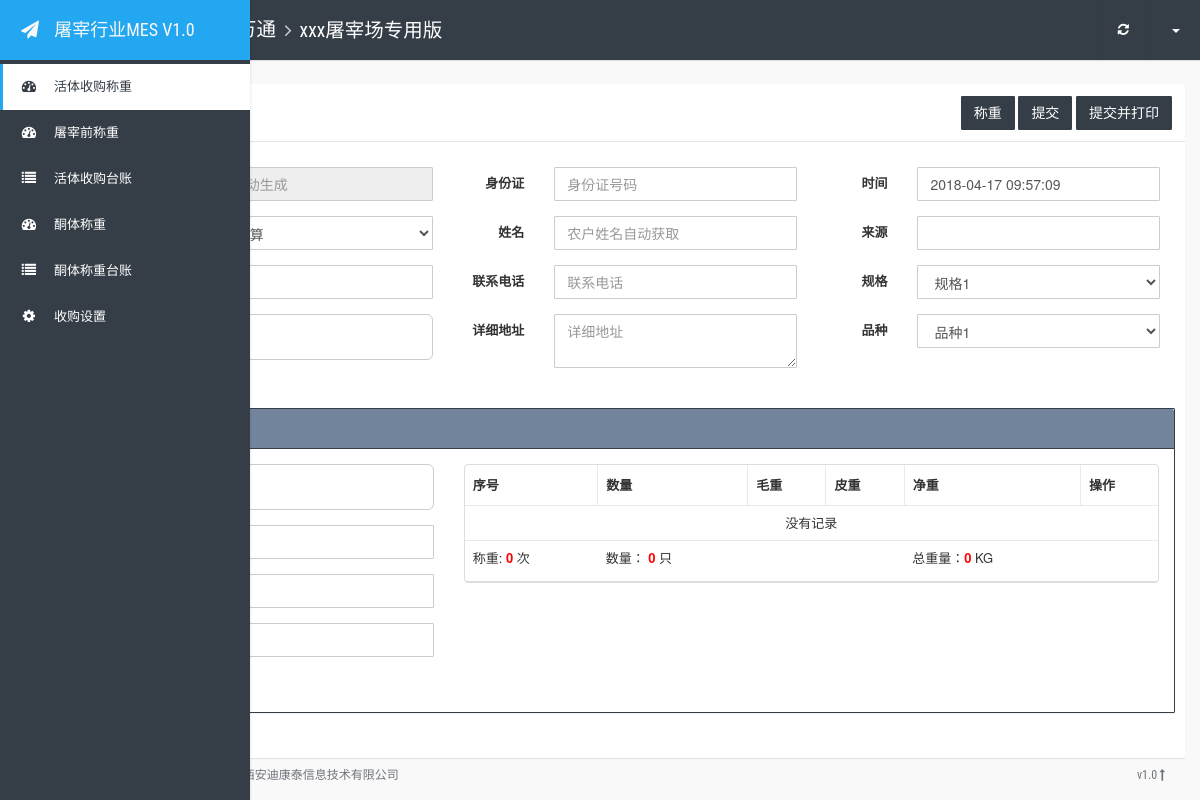
Before: /sg_edit/ with the older database file.
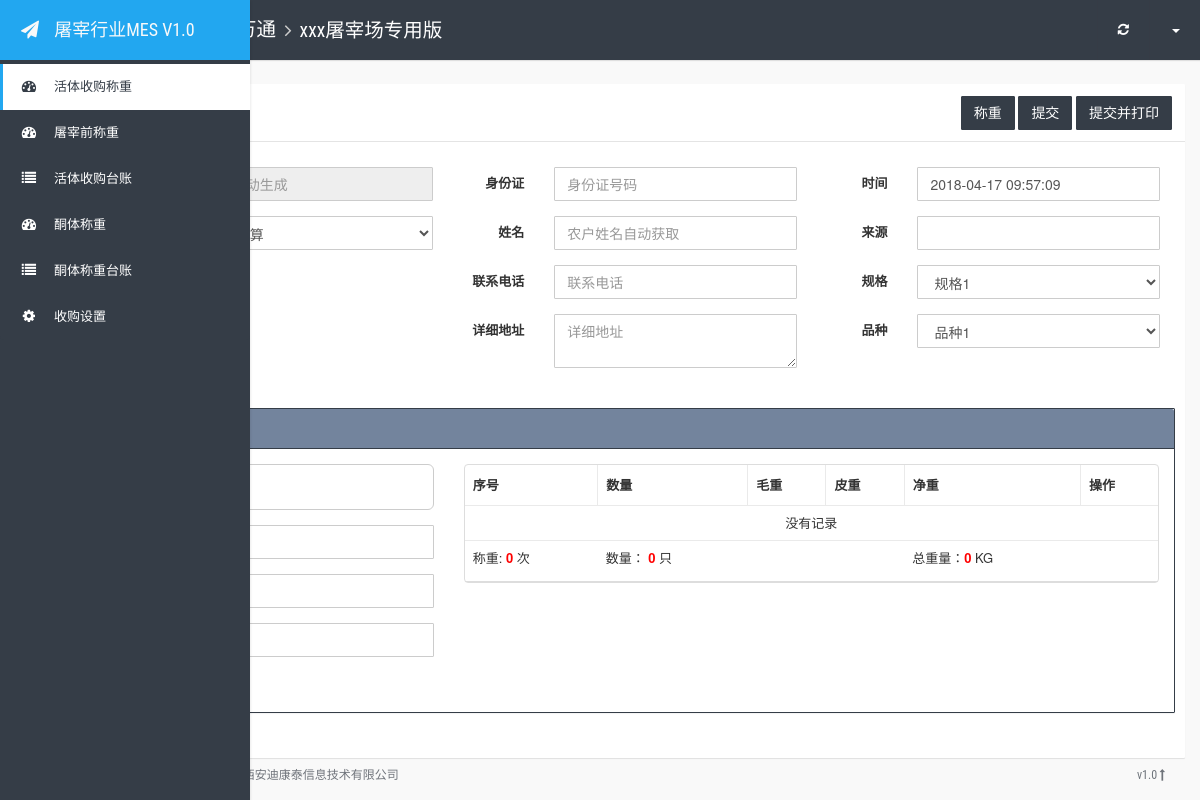
After: the same page with the newer database file.
### meat/models.py (models this page shows)
class SystemConfig(models.Model):
    pay_type = models.IntegerField(default=1) # 结算方式 0 活体结算； 1 酮体结算； 2 两者都可以
    live_buy_price = models.FloatField(default=0)  # 活体默认收购价格
    live_tare = models.FloatField(default=0)  # 活体默认皮重
    live_weigh_number = models.IntegerField(default=5)  # 活体默认每次可称重数量
    ketobody_weigh_number = models.IntegerField(default=5)  # 酮体默认每次可称重数量
    ketobody_buy_price = models.FloatField(default=0)  # 酮体默认收购价格
    ketobody_tare = models.FloatField(default=0)  # 酮体默认皮重
    unit_of_weight = models.CharField(max_length=10, default="KG")  # 重量计量单位
    unit_of_number = models.CharField(max_length=10, default="只(头)")  # 数量计量单位

### meat/views.py (the view)
# urls.py: path('sg_edit/', sg_edit, name="sg_edit"),
def sg_edit(request):
    config = SystemConfig.objects.first()
    return render(request, 'meat/sg_partial.html',
                  {"config": config})

### meat/templates/meat/sg_partial.html (shortened to what this page needs)
{% extends 'layout.html' %}
{% load staticfiles %}
{% block content %}
<div class="row">
    <div class="card">
        <div class="card-header">
            <div class="card-title">活体收购称重</div>
            <div class="pull-right card-action">
                <div role="group">
                    <button id="btnSave" type="button" class="btn btn-primary"> 称重 </button>
                    <button id="btnSubmit" type="button" class="btn btn-primary"> 提交 </button>
                    <button type="button" class="btn btn-primary"> 提交并打印 </button>
                </div>
            </div>
        </div>
        <div class="card-body">
            <form id="formSG" method="post" class="form-horizontal">
                <div class="row">
                    <div class="col-sm-4">
                        <div class="form-group">
                            <label for="sg_no" class="col-sm-3 control-label"> 收购批次 </label>
                            <div class="col-sm-9">
                                <input class="form-control" id="sg_no" name="sg_no" readonly placeholder="系统自动生成">
                            </div>
                        </div>
                        <div class="form-group">
                            <label for="pay_type" class="col-sm-3 control-label"> 结算方式 </label>
                            <div class="col-sm-9">
                               <select id="pay_type" name="pay_type" class="form-control">
                                   <option value="0" {% if config.pay_type == 0 %} selected {% endif %}>活体结算</option>
                                   <option value="1" {% if config.pay_type == 1 %} selected {% endif %}>酮体结算</option>
                               </select>
                            </div>
                        </div>
                        <div class="form-group jiesuan">
                            <label for="sg_price" class="col-sm-3 control-label"> 收购单价 </label>
                            <div class="col-sm-9">
                                <input class="form-control" id="sg_price" name="sg_price" value="{{ config.live_buy_price }}">
                            </div>
                        </div>
                        <div class="form-group form-group-lg jiesuan">
                            <label for="total_price" class="col-sm-3 control-label"> 总金额 </label>
                            <div class="col-sm-9">
                                <input class="form-control" id="total_price" name="total_price" value="0">
                            </div>
                        </div>
                    </div>
                    <div class="col-sm-4">
                        <div class="form-group">
                            <label for="id_card" class="col-sm-3 control-label">身份证</label>
                            <div class="col-sm-9">
                                <input class="form-control" id="id_card" name="id_card" placeholder="身份证号码" value="">
                            </div>
                        </div>
                        <div class="form-group">
                            <label for="cust_name" class="col-sm-3 control-label">姓名</label>
                            <div class="col-sm-9">
                                <input class="form-control" id="cust_name" name="cust_name" placeholder="农户姓名自动获取" value="">
                            </div>
                        </div>
                        <div class="form-group">
                            <label for="mobile" class="col-sm-3 control-label">联系电话</label>
                            <div class="col-sm-9">
                                <input class="form-control" id="mobile" name="mobile" placeholder="联系电话">
                            </div>
                        </div>
                        <div class="form-group">
                            <label for="address" class="col-sm-3 control-label">详细地址</label>
                            <div class="col-sm-9">
                                <textarea class="form-control" id="address" name="address" placeholder="详细地址"></textarea>
                            </div>
                        </div>
                    </div>
                    <div class="col-sm-4">
                        <div class="form-group">
                            <label for="sg_datetime" class="col-sm-3 control-label">时间</label>
                            <div class="col-sm-9">
                                <input type="text" class="form-control" id="sg_datetime" name="sg_datetime" placeholder="0">
                            </div>
                        </div>
                        <div class="form-group">
                            <label for="sg_source" class="col-sm-3 control-label">来源</label>
                            <div class="col-sm-9">
                                <input class="form-control" id="sg_source" name="sg_source" placeholder="">
                            </div>
                        </div>
                        <div class="form-group">
                            <label for="c_standard" class="col-sm-3 control-label">规格</label>
                            <div class="col-sm-9">
                               <select id="c_standard" name="c_standard" class="form-control">
                                   <option>规格1</option>
                               </select>
                            </div>
                        </div>
                        <div class="form-group">
                            <label for="c_type" class="col-sm-3 control-label">品种</label>
                            <div class="col-sm-9">
                                <select id="c_type" name="c_type" class="form-control">
                                    <option>品种1</option>
                                </select>
                            </div>
                        </div>
                    </div>
                </div>
                <div class="row">
                    <div class="panel panel-primary">
                        <div class="panel-heading">本次称重记录</div>
                        <div class="panel-body">
                            <div class="row">
                                <div class="col-sm-4">
                                    <div class="form-group form-group-lg">
                                        <label for="jz_weight" class="col-sm-3 control-label">净重</label>
                                        <div class="col-sm-9">
                                            <input class="form-control" id="jz_weight" name="jz_weight" value="0" style="color: red; font-weight: bolder">
                                        </div>
                                    </div>
                                    <div class="form-group">
                                        <label for="cur_number" class="col-sm-3 control-label">数量</label>
                                        <div class="col-sm-9">
                                            <input class="form-control" id="cur_number" value="{{ config.live_weigh_number}}">
                                        </div>
                                    </div>
                                    <div class="form-group">
                                        <label for="mz_weight" class="col-sm-3 control-label">毛重</label>
                                        <div class="col-sm-9">
                                            <input class="form-control" id="mz_weight" name="mz_weight" value="0">
                                        </div>
                                    </div>
                                    <div class="form-group">
                                        <label for="pz_weight" class="col-sm-3 control-label">皮重</label>
                                        <div class="col-sm-9">
                                            <input class="form-control" id="pz_weight" name="pz_weight" value="{{ config.live_tare}}">
                                        </div>
                                    </div>
                                </div>
                                <div class="col-sm-8">
                                    <table id="table1" class="table">
                                        <thead>
                                            <tr>
                                                <th data-field="no">序号</th>
                                                <th data-field="cur_number">数量</th>
                                                <th data-field="mz_weight">毛重</th>
                                                <th data-field="pz_weight">皮重</th>
                                                <th data-field="jz_weight">净重</th>
                                                <th data-field="opt">操作</th>
                                            </tr>
                                        </thead>
                                        <tbody>
                                        </tbody>
                                        <tfoot>
                                            <tr>
                                                <td>称重: <label id="lblCount" style="color:red">0</label> 次 <input id="cz_count" name="cz_count" type="hidden" value="0"> </td>
                                                <td> 数量： <label id="lblNumber" style="color:red">0</label> {{ config.unit_of_number}} <input id="cz_number" name="cz_number" type="hidden" value="0"> </td>
                                                <td> </td>
                                                <td> </td>
                                                <td> 总重量：<label id="lblWeight" style="color:red">0</label> {{ config.unit_of_weight}} <input id="cz_weight" name="cz_weight" type="hidden" value="0"> </td>
                                                <td> </td>
                                            </tr>
                                        </tfoot>
                                    </table>
                                </div>
                            </div>
                        </div>
                    </div>
                </div>
            </form>
        </div>
    </div>
</div>
{% endblock %}

### templates/layout.html (shortened to what this page needs)
{% load static %}
<!DOCTYPE html>
<html>
<head>
    <link rel="stylesheet" type="text/css" href="{% static 'lib/css/bootstrap.min.css' %}">
    <link rel="stylesheet" type="text/css" href="{% static 'lib/css/font-awesome.min.css' %}">
    <link rel="stylesheet" type="text/css" href="{% static 'lib/css/animate.min.css' %}">
    <link rel="stylesheet" type="text/css" href="{% static 'lib/css/bootstrap-switch.min.css' %}">
    <link rel="stylesheet" type="text/css" href="{% static 'lib/css/checkbox3.min.css' %}">
    <link rel="stylesheet" type="text/css" href="{% static 'lib/css/jquery.dataTables.min.css' %}">
    <link rel="stylesheet" type="text/css" href="{% static 'lib/css/bootstrap-table.min.css' %}">
    <link rel="stylesheet" type="text/css" href="{% static 'lib/css/select2.min.css' %}">
    <link rel="stylesheet" type="text/css" href="{% static 'lib/css/bootstrapValidator.min.css' %}">
    <link rel="stylesheet" type="text/css" href="{% static 'css/style.css' %}?v=1.0">
    <link rel="stylesheet" type="text/css" href="{% static 'css/themes/flat-blue.css' %}">
</head>
<body class="flat-blue">
    <div class="app-container">
        <div class="row content-container">
            <nav class="navbar navbar-inverse navbar-fixed-top navbar-top">
                <div class="container-fluid">
                    <div class="navbar-header">
                        <button type="button" class="navbar-expand-toggle">
                        </button>
                        <ol class="breadcrumb navbar-breadcrumb">
                            <li>呼和浩特世达万通</li>
                            <li>xxx屠宰场专用版</li>
                        </ol>
                    </div>
                    <ul class="nav navbar-nav navbar-right">
                        <li>
                            <a href="javascript:win.refresh();" role="button"><i class="fa fa-refresh"></i></a>
                        </li>
                        <li class="dropdown profile">
                            <a href="#" class="dropdown-toggle" data-toggle="dropdown" role="button" aria-expanded="false"> {{ user.username }} <span class="caret"></span></a>
                        </li>
                    </ul>
                </div>
            </nav>
            <div class="side-menu sidebar-inverse">
                <nav class="navbar navbar-default" role="navigation">
                    <div class="side-menu-container">
                        <div class="navbar-header">
                            <a class="navbar-brand" href="#">
                                <div class="icon fa fa-paper-plane"></div>
                                <div class="title">屠宰行业MES V1.0</div>
                            </a>
                        </div>
                        <ul id="sideMenu" class="nav navbar-nav">
                            <li class="active">
                                <a href="{% url 'sg_edit' %}">
                                    <span class="icon fa fa-tachometer"></span><span class="title">活体收购称重</span>
                                </a>
                            </li>
                            <li>
                                <a href="{% url 'tzq_edit' %}">
                                    <span class="icon fa fa-tachometer"></span><span class="title">屠宰前称重</span>
                                </a>
                            </li>
                            <li>
                                <a href="{% url 'sg_list' %}">
                                    <span class="icon fa fa-list"></span><span class="title">活体收购台账</span>
                                </a>
                            </li>
                            <li>
                                <a href="{% url 'ttcz_edit' %}">
                                    <span class="icon fa fa-tachometer"></span><span class="title">酮体称重</span>
                                </a>
                            </li>
                            <li>
                                <a href="{% url 'ttcz_list' %}">
                                    <span class="icon fa fa-list"></span><span class="title">酮体称重台账</span>
                                </a>
                            </li>
                            <li>
                                <a href="{% url 'sys_settings' %}">
                                    <span class="icon fa fa-cog"></span><span class="title">收购设置</span>
                                </a>
                            </li>
                        </ul>
                    </div>
                </nav>
            </div>
            <div class="container-fluid">
                <div class="side-body padding-top">
                    {% block content %}{% endblock %}
                </div>
            </div>
        </div>
        <footer class="app-footer">
            <div class="wrapper">
                <span class="pull-right">v1.0 <a href="#"><i class="fa fa-long-arrow-up"></i></a></span> © 2018 Copyright. 技术支持： <a href="#" target="_blank" title="西安迪康泰">西安迪康泰信息技术有限公司</a>
            </div>
        </footer>
    </div>
</body>
</html>

Changed rows visible on the page:
changed SystemConfig "KG": pay_type "活体结算" → "酮体结算"; sg_price "18.96" → (not shown)
Other visible differences:
form field total_price: "0" → (not shown)
